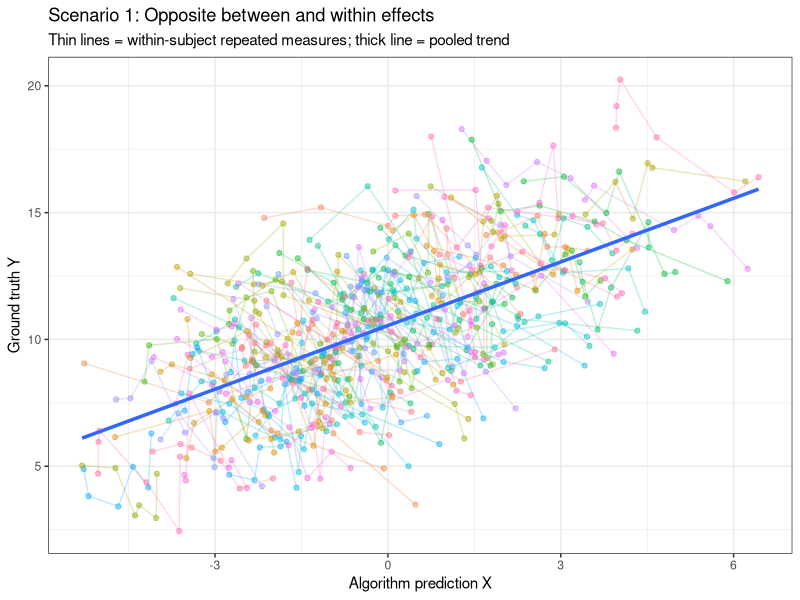
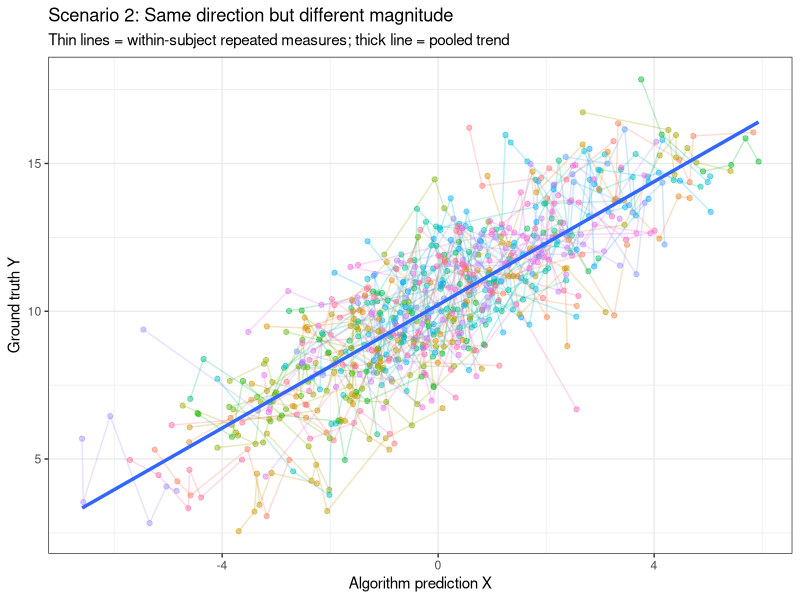
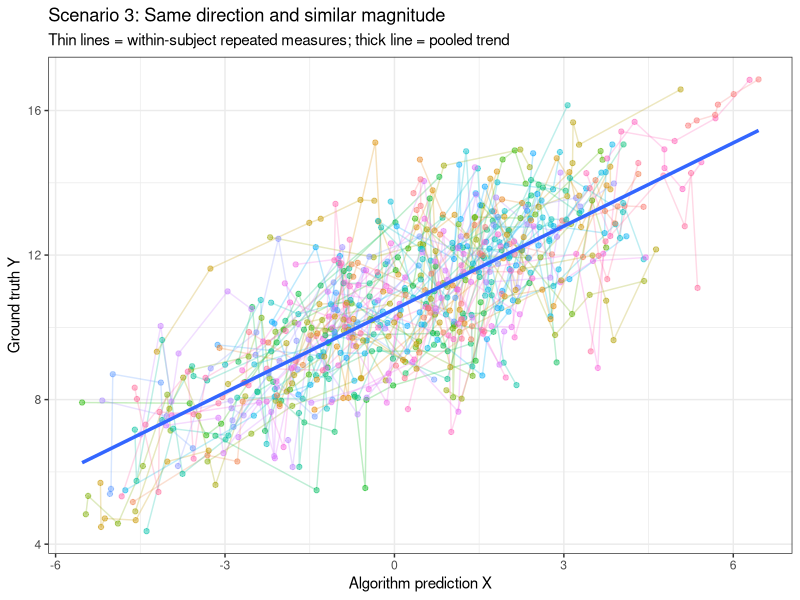
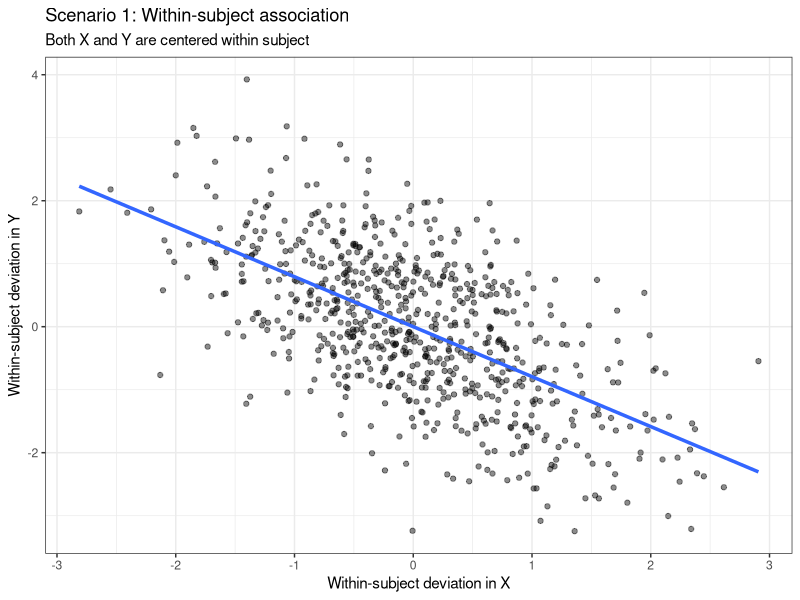
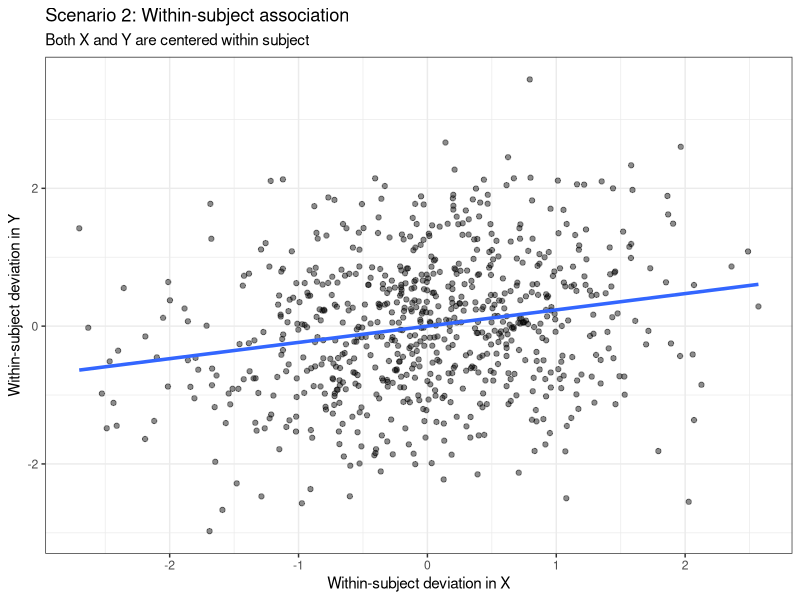
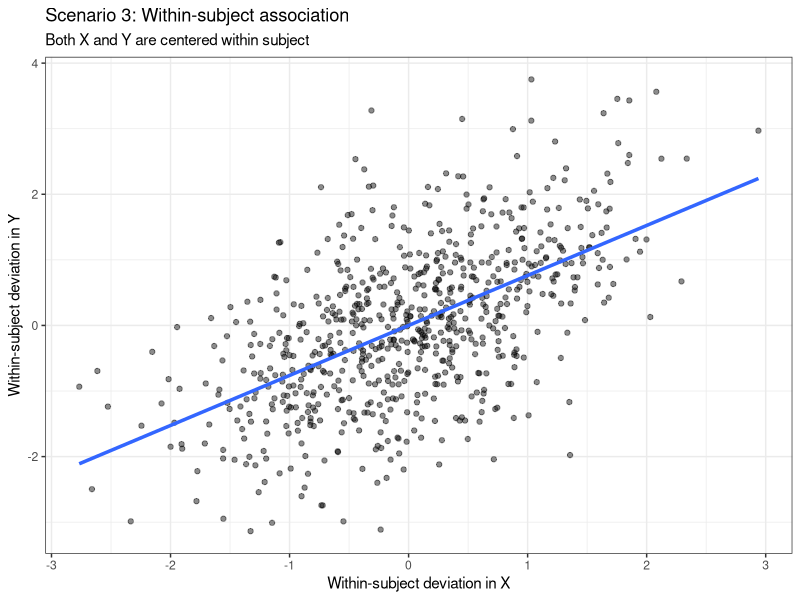
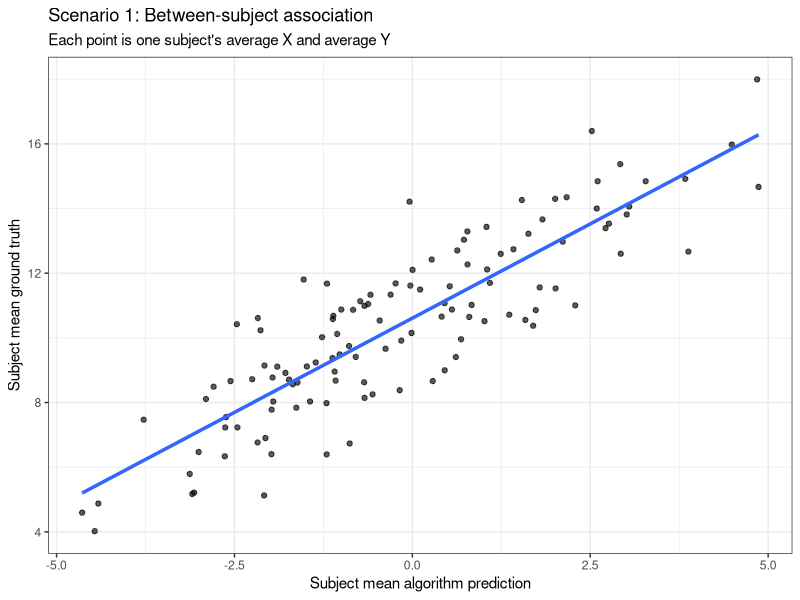
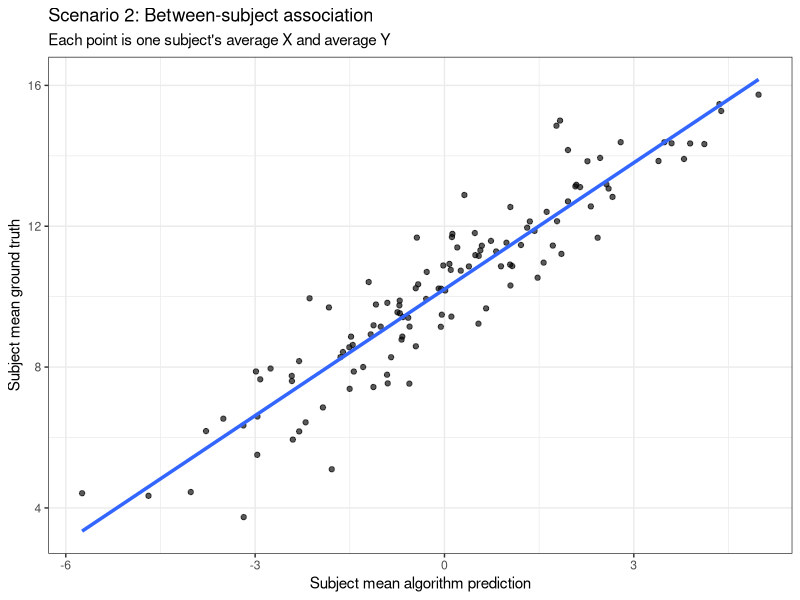

Write the R code that produced these figures, in order.
## ---- chunk 1
knitr::opts_chunk$set(
  echo = TRUE,
  message = FALSE,
  warning = FALSE,
  fig.width = 8,
  fig.height = 5
)
## ---- chunk 2
library(lme4)
library(lmerTest)
library(multcomp)
library(ggplot2)
library(dplyr)
library(broom.mixed)
## ---- chunk 3
simulate_within_between <- function(
    n_id = 120,
    n_time = 6,
    beta_B = 1.0,
    beta_W = 1.0,
    beta_time = 0.2,
    sigma_subject = 1.0,
    sigma_error = 1.0,
    mean_x_sd = 2.0,
    within_x_sd = 1.0,
    scenario_name = "scenario"
) {
  
  dat <- expand.grid(
    id = 1:n_id,
    time = 0:(n_time - 1)
  )
  
  dat <- dat %>%
    arrange(id, time)
  
  # Subject-level average X: between-subject component
  x_bar_true <- rnorm(n_id, mean = 0, sd = mean_x_sd)
  
  # Subject-level random intercept for Y
  subject_re <- rnorm(n_id, mean = 0, sd = sigma_subject)
  
  dat$x_bar_true <- x_bar_true[dat$id]
  dat$subject_re <- subject_re[dat$id]
  
  # Within-subject deviation of X
  dat$x_within_true <- rnorm(nrow(dat), mean = 0, sd = within_x_sd)
  
  # Observed X
  dat$x <- dat$x_bar_true + dat$x_within_true
  
  # Generate Y using separate between and within slopes
  dat$y <- 
    10 +
    beta_B * dat$x_bar_true +
    beta_W * dat$x_within_true +
    beta_time * dat$time +
    dat$subject_re +
    rnorm(nrow(dat), mean = 0, sd = sigma_error)
  
  # In real data, we usually do not know the true x_bar or true within component.
  # Therefore, we estimate them empirically from observed X.
  dat <- dat %>%
    group_by(id) %>%
    mutate(
      x_bar = mean(x),
      x_within = x - x_bar
    ) %>%
    ungroup()
  
  dat$scenario <- scenario_name
  
  return(dat)
}
## ---- chunk 4
fit_models <- function(dat) {
  
  # Model A: Explicit within-between decomposition
  # y = beta_B * x_bar + beta_W * x_within + time + random intercept
  m_wb <- lmer(
    y ~ x_bar + x_within + time + (1 | id),
    data = dat
  )
  
  # Model B: Reparameterized version
  # y = beta_W * x + delta * x_bar + time + random intercept
  # where delta = beta_B - beta_W
  m_reparam <- lmer(
    y ~ x + x_bar + time + (1 | id),
    data = dat
  )
  
  # Model C: Pooled model
  # Assumes beta_B = beta_W
  m_pooled <- lmer(
    y ~ x + time + (1 | id),
    data = dat
  )
  
  list(
    within_between = m_wb,
    reparameterized = m_reparam,
    pooled = m_pooled
  )
}
## ---- chunk 5
summarize_results <- function(models, scenario_label) {
  
  m_wb <- models$within_between
  m_reparam <- models$reparameterized
  m_pooled <- models$pooled
  
  wb_coef <- summary(m_wb)$coefficients
  rep_coef <- summary(m_reparam)$coefficients
  pooled_coef <- summary(m_pooled)$coefficients
  
  beta_B_hat <- wb_coef["x_bar", "Estimate"]
  beta_W_hat <- wb_coef["x_within", "Estimate"]
  
  beta_B_p <- wb_coef["x_bar", "Pr(>|t|)"]
  beta_W_p <- wb_coef["x_within", "Pr(>|t|)"]
  
  # In the reparameterized model:
  # coefficient of x is beta_W
  # coefficient of x_bar is beta_B - beta_W
  beta_W_reparam <- rep_coef["x", "Estimate"]
  delta_hat <- rep_coef["x_bar", "Estimate"]
  delta_p <- rep_coef["x_bar", "Pr(>|t|)"]
  
  pooled_beta <- pooled_coef["x", "Estimate"]
  pooled_p <- pooled_coef["x", "Pr(>|t|)"]
  
  out <- data.frame(
    scenario = scenario_label,
    
    beta_B_hat_decomposed = beta_B_hat,
    beta_W_hat_decomposed = beta_W_hat,
    beta_B_minus_beta_W_from_decomposed = beta_B_hat - beta_W_hat,
    
    beta_W_hat_reparameterized = beta_W_reparam,
    delta_beta_B_minus_beta_W = delta_hat,
    p_value_test_beta_B_equals_beta_W = delta_p,
    
    pooled_beta_hat = pooled_beta,
    pooled_beta_p_value = pooled_p
  )
  
  return(out)
}
## ---- chunk 6
set.seed(2026)

# Scenario 1:
# Simpson's paradox / symptom paradox
# Between effect is positive, within effect is negative.
dat1 <- simulate_within_between(
  beta_B = 1.2,
  beta_W = -0.8,
  beta_time = 0.2,
  scenario_name = "1_opposite_direction"
)

# Scenario 2:
# Same direction, but different magnitude.
dat2 <- simulate_within_between(
  beta_B = 1.2,
  beta_W = 0.3,
  beta_time = 0.2,
  scenario_name = "2_same_direction_different_size"
)

# Scenario 3:
# Same direction, similar magnitude.
dat3 <- simulate_within_between(
  beta_B = 0.8,
  beta_W = 0.75,
  beta_time = 0.2,
  scenario_name = "3_same_direction_similar_size"
)
## ---- chunk 7
models1 <- fit_models(dat1)
models2 <- fit_models(dat2)
models3 <- fit_models(dat3)
## ---- chunk 8
results <- bind_rows(
  summarize_results(models1, "1_opposite_direction"),
  summarize_results(models2, "2_same_direction_different_size"),
  summarize_results(models3, "3_same_direction_similar_size")
)

print(results)
## ---- chunk 9
summary(models1$within_between)
summary(models1$reparameterized)
summary(models1$pooled)

summary(models2$within_between)
summary(models2$reparameterized)
summary(models2$pooled)

summary(models3$within_between)
summary(models3$reparameterized)
summary(models3$pooled)
## ---- chunk 10
contrast_beta_B_minus_beta_W_glht <- function(model) {
  
  # This tests:
  # H0: beta_B - beta_W = 0
  #
  # In the decomposed model:
  # beta_B = coefficient of x_bar
  # beta_W = coefficient of x_within
  
  glht_result <- glht(
    model,
    linfct = c("x_bar - x_within = 0")
  )
  
  return(glht_result)
}
## ---- chunk 11
glht1 <- contrast_beta_B_minus_beta_W_glht(models1$within_between)
glht2 <- contrast_beta_B_minus_beta_W_glht(models2$within_between)
glht3 <- contrast_beta_B_minus_beta_W_glht(models3$within_between)

summary(glht1)
confint(glht1)

summary(glht2)
confint(glht2)

summary(glht3)
confint(glht3)
## ---- chunk 12
extract_glht_contrast <- function(glht_object, scenario_label) {
  
  test_sum <- summary(glht_object)
  ci_sum <- confint(glht_object)
  
  out <- data.frame(
    scenario = scenario_label,
    contrast = names(test_sum$test$coefficients),
    estimate_beta_B_minus_beta_W = as.numeric(test_sum$test$coefficients),
    se = as.numeric(test_sum$test$sigma),
    z_value = as.numeric(test_sum$test$tstat),
    p_value = as.numeric(test_sum$test$pvalues),
    lower_ci = as.numeric(ci_sum$confint[, "lwr"]),
    upper_ci = as.numeric(ci_sum$confint[, "upr"])
  )
  
  return(out)
}
## ---- chunk 13
glht_results <- bind_rows(
  extract_glht_contrast(glht1, "1_opposite_direction"),
  extract_glht_contrast(glht2, "2_same_direction_different_size"),
  extract_glht_contrast(glht3, "3_same_direction_similar_size")
)

print(glht_results)
## ---- chunk 14
reparam_results <- bind_rows(
  tidy(models1$reparameterized, effects = "fixed") %>%
    filter(term == "x_bar") %>%
    mutate(scenario = "1_opposite_direction"),
  tidy(models2$reparameterized, effects = "fixed") %>%
    filter(term == "x_bar") %>%
    mutate(scenario = "2_same_direction_different_size"),
  tidy(models3$reparameterized, effects = "fixed") %>%
    filter(term == "x_bar") %>%
    mutate(scenario = "3_same_direction_similar_size")
) %>%
  select(scenario, term, estimate, std.error, statistic, p.value)

comparison_glht_reparam <- glht_results %>%
  select(
    scenario,
    glht_estimate = estimate_beta_B_minus_beta_W,
    glht_p_value = p_value
  ) %>%
  left_join(
    reparam_results %>%
      select(
        scenario,
        reparam_estimate = estimate,
        reparam_p_value = p.value
      ),
    by = "scenario"
  )

print(comparison_glht_reparam)
## ---- chunk 15
clean_results <- results %>%
  mutate(
    pooling_decision = case_when(
      abs(delta_beta_B_minus_beta_W) < 0.15 ~ "Pooling likely reasonable",
      TRUE ~ "Do not pool; slopes differ materially"
    )
  )
print(clean_results)
## ---- chunk 16
plot_raw_relationship <- function(dat, title_text) {
  dat %>% mutate(id = as.character(id)) %>%
  ggplot(., aes(x = x, y = y, group = id, color = id)) +
    geom_line(alpha = 0.25) +
    geom_point(alpha = 0.45) +
    geom_smooth(
      aes(group = 1),
      method = "lm",
      se = FALSE,
      linewidth = 1.2
    ) +
    guides(color = "none") + 
    labs(
      title = title_text,
      subtitle = "Thin lines = within-subject repeated measures; thick line = pooled trend",
      x = "Algorithm prediction X",
      y = "Ground truth Y"
    ) +
    theme_bw()
}
## ---- chunk 17
plot_raw_relationship(dat1, "Scenario 1: Opposite between and within effects")
plot_raw_relationship(dat2, "Scenario 2: Same direction but different magnitude")
plot_raw_relationship(dat3, "Scenario 3: Same direction and similar magnitude")
## ---- chunk 18
plot_within_relationship <- function(dat, title_text) {
  
  dat <- dat %>%
    group_by(id) %>%
    mutate(
      y_bar = mean(y),
      y_within = y - y_bar
    ) %>%
    ungroup()
  
  ggplot(dat, aes(x = x_within, y = y_within)) +
    geom_point(alpha = 0.45) +
    geom_smooth(
      method = "lm",
      se = FALSE,
      linewidth = 1.2
    ) +
    labs(
      title = title_text,
      subtitle = "Both X and Y are centered within subject",
      x = "Within-subject deviation in X",
      y = "Within-subject deviation in Y"
    ) +
    theme_bw()
}
## ---- chunk 19
plot_within_relationship(dat1, "Scenario 1: Within-subject association")
plot_within_relationship(dat2, "Scenario 2: Within-subject association")
plot_within_relationship(dat3, "Scenario 3: Within-subject association")
## ---- chunk 20
plot_between_relationship <- function(dat, title_text) {
  
  subject_level <- dat %>%
    group_by(id) %>%
    summarize(
      x_bar = mean(x),
      y_bar = mean(y),
      .groups = "drop"
    )
  
  ggplot(subject_level, aes(x = x_bar, y = y_bar)) +
    geom_point(alpha = 0.65) +
    geom_smooth(
      method = "lm",
      se = FALSE,
      linewidth = 1.2
    ) +
    labs(
      title = title_text,
      subtitle = "Each point is one subject's average X and average Y",
      x = "Subject mean algorithm prediction",
      y = "Subject mean ground truth"
    ) +
    theme_bw()
}
## ---- chunk 21
plot_between_relationship(dat1, "Scenario 1: Between-subject association")
plot_between_relationship(dat2, "Scenario 2: Between-subject association")
plot_between_relationship(dat3, "Scenario 3: Between-subject association")
## ---- chunk 22
calculate_standardized_effects <- function(dat, models, scenario_label) {
  
  m_wb <- models$within_between
  beta_B <- fixef(m_wb)["x_bar"]
  beta_W <- fixef(m_wb)["x_within"]
  
  sd_x_bar <- sd(unique(dat[, c("id", "x_bar")])$x_bar)
  sd_x_within <- sd(dat$x_within)
  
  data.frame(
    scenario = scenario_label,
    beta_B_raw = beta_B,
    beta_W_raw = beta_W,
    sd_x_bar = sd_x_bar,
    sd_x_within = sd_x_within,
    beta_B_per_1SD_x_bar = beta_B * sd_x_bar,
    beta_W_per_1SD_x_within = beta_W * sd_x_within
  )
}
## ---- chunk 23
standardized_effects <- bind_rows(
  calculate_standardized_effects(dat1, models1, "1_opposite_direction"),
  calculate_standardized_effects(dat2, models2, "2_same_direction_different_size"),
  calculate_standardized_effects(dat3, models3, "3_same_direction_similar_size")
)

print(standardized_effects)
